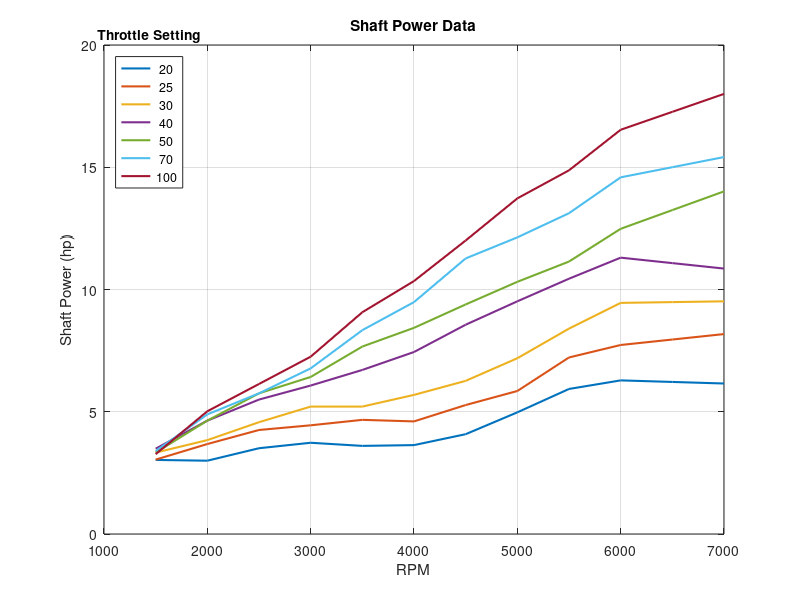
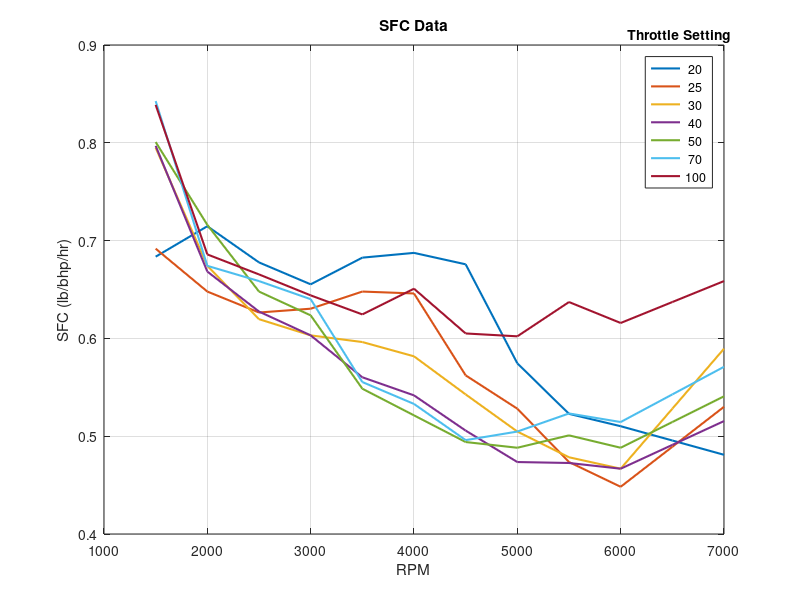

Source code (MATLAB) for these figures, in order:
%we define power settings, the rpms of TOA data and then follow it by the
%extended rpm array for which the deck is to be generated
clc;clear variables;close all
power_settings = [20, 25, 30, 40, 50, 70, 100];
RPMs_TOA = 1500:500:6500;
RPM_end = 7000;
RPMs = [RPMs_TOA, RPM_end];
%Introducing the TOA data  
%SHAFT POWER DATA
Power_TOA = [[2.57627127000000,2.54915097000000,2.98305094400000,3.17288063100000,3.06440563700000,3.09152386800000,3.47118531200000,4.23050819800000,5.04406754600000,5.34237222600000,5.28813473000000];
             [2.58686358500000,3.12923648400000,3.61737292100000,3.78008437700000,3.96991406400000,3.91567760100000,4.48516873100000,4.97330413300000,6.13940669400000,6.57330253000000,6.76313532000000];
             [2.83093180400000,3.26482970900000,3.88855937000000,4.43093123500000,4.43093123500000,4.83771090900000,5.32584734500000,6.11228742800000,7.14279572900000,8.03771184000000,8.06483007100000];
             [2.96652502800000,3.94279583200000,4.67499738400000,5.16313485500000,5.70550775400000,6.32923638100000,7.27838895400000,8.09194830200000,8.87838941900000,9.61059304000000,9.42076231800000];
             [2.83093180400000,3.94279583200000,4.89194840600000,5.46144057000000,6.51906710200000,7.16991499500000,7.98347434300000,8.76991442600000,9.47499981500000,10.6139831100000,11.2648299700000];
             [2.88516826600000,4.15974582000000,4.89194840600000,5.75974318200000,7.08855926700000,8.06483007100000,9.58347377400000,10.3156773900000,11.1563560100000,12.4038132600000,12.7563554400000];
             [2.77669327200000,4.26821874400000,5.21737028300000,6.16652285600000,7.71228789400000,8.79703369100000,10.2072034400000,11.6716096400000,12.6478814800000,14.0580496700000,14.6817793300000]]; %kW
%We are aware that the TOA data is missing for higher RPMs of the DLA
%engine and although different websites quote different operating ranges of
%the DLA, we will use the upper performance extent of 18hp at 7000 RPMs 
%provided by SAMI to extrapolate the power and SFC data:
for i = 1:1:length(Power_TOA(:,1))
    Power_Temp(i,:) =  interp1(RPMs_TOA,Power_TOA(i,:),RPMs,'linear','extrap');
end
%Now that we have extrapolated the power data to 7000 rpms effectively, we 
%will proceed to manipulate the power matrix. before that, we define the
%maximum power value to 18hp since that is the maximum performance
%specified in the SAMI data
Power_rated = 18;%hp
%Step # 1 - we start making the scaling vector by normalizing the last row
%of the Power_TOA matrix with the last value of the Power_TOA matrix
Power_scaling_array_norm = Power_Temp(end,:)./Power_Temp(end,end);
%Step # 2 - we multiply the normalized array with the Power_rated value
%obtained prior to step 1
Power_scaling_array = Power_scaling_array_norm.*Power_rated;
%Step # 3 - with the obtained scaling array, we now have to normalize the
%entire original Power_Temp array using the last value for each column.
for i = 1:1:length(Power_Temp(1,:))  
    Power_Temp_normal(:,i) = Power_Temp(:,i)./Power_Temp(end,i);
end
%With the normmalized matrix and the scaling array available, we can
%finally move onto multiplying them both
for i = 1:1:length(Power_Temp_normal(:,1))  
    P_TPS_hp(i,:) = (((Power_Temp_normal(i,:)).*(Power_scaling_array)));%hp
    P_TPS(i,:) = (((Power_Temp_normal(i,:)).*(Power_scaling_array)))./1.34102;%kW
end
figure(1)
for i = 1:1:length(P_TPS_hp(:,1))  
    plot(RPMs, P_TPS_hp(i,:), 'LineWidth',1.5);hold on
end
l1 = legend(num2str(power_settings'),'Location','NorthWest'); xlabel('RPM');ylabel('Shaft Power (hp)')
title('Shaft Power Data');grid on
title(l1,'Throttle Setting')


%Introducing the TOA data  
%BRAKE SPECIFIC FUEL CONSUMPTION DATA
SFC_TOA = [[415.783980900000,434.738688100000,412.229983200000,398.606295100000,415.191655500000,418.153327800000,411.045309700000,349.442516900000,318.048795100000,310.348429000000,301.463412200000];
           [420.754035500000,394.098984800000,381.067622200000,383.436923900000,394.098984800000,392.914311400000,341.973534300000,321.241828300000,288.071107600000,272.670420700000,297.548449900000];
           [483.541501800000,410.092019800000,376.921299100000,366.851608800000,362.705217800000,353.820200900000,330.126845200000,307.025837400000,291.032779900000,283.924784400000,321.241828300000];
           [484.726152600000,406.538022000000,381.659970200000,366.851608800000,340.788883500000,329.534519700000,307.618162800000,288.071107600000,287.478782200000,283.924784400000,298.733145900000];
           [487.095499500000,435.562397000000,394.098984800000,379.290623400000,333.680888100000,317.095505100000,300.510122200000,296.956124500000,304.656490500000,296.956124500000,312.949182000000];
           [512.565876700000,410.092019800000,400.614677500000,389.360268500000,337.827211200000,324.203500600000,301.694818200000,307.025837400000,318.280156000000,312.949182000000,330.126845200000];
           [510.196552400000,417.200037800000,404.761000600000,391.729660600000,379.882971400000,395.875983700000,368.036282200000,366.259260700000,387.583314800000,374.551907000000,387.583314800000]];   %g/kWh
% since the TOA and DLA are 2 cylinder piston engines, their SFC trends are
% expected to be similar. Although a power or SFC curve solely for the
% engine has not been found, an SFC curve with a 32 inch propeller shows an
% erratic trend with values similar to those of the TOA. Since the SFC data
% does not follow a clearly discernable increasing or decreasing trend, we
% will not adjust it for a singular value of the DLA trend, instead we will
% simply extrapolate the TOA trend for the missing RPMs.
%Now we add the extrapolated data of TOA
for i = 1:1:length(Power_TOA(:,1))  
    SFC_TPS(i,:) =  interp1(RPMs_TOA,SFC_TOA(i,:),RPMs,'linear','extrap');%g/kWh
end
figure(2)
for i = 1:1:length(SFC_TPS(:,1))
    plot(RPMs, (SFC_TPS(i,:).*0.0016439868), 'LineWidth',1.5);hold on
end
l2 = legend(num2str(power_settings'),'Location','NorthEast'); xlabel('RPM');ylabel('SFC (lb/bhp/hr)')
title('SFC Data');grid on
title(l2,'Throttle Setting')

